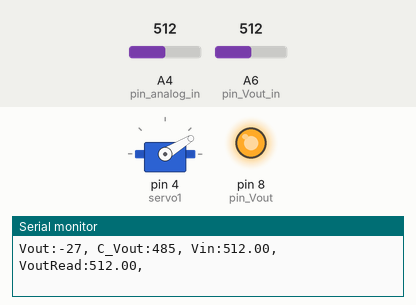
Recording of a sketch running on a simulated Arduino Nano, built with avr-gcc and run on an emulated ATmega328P. Parts: servo, output pins drawn as LEDs (lit = HIGH), the last lines printed to the serial monitor. The test bench sets the inputs (shaded band); at power-on: A4 (pin_analog_in) = 512, A6 (pin_Vout_in) = 512. Random numbers use the default seed unless the sketch sets one.

Above: at 1.3 s.
1.4 s: A4 (pin_analog_in) set to 716
At 2.5 s:
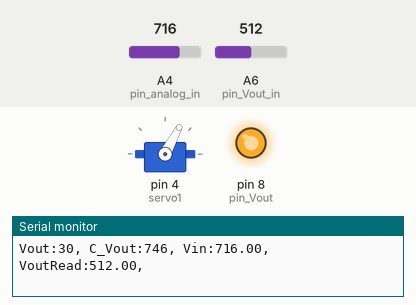
3.0 s: A4 (pin_analog_in) set to 992
At 3.9 s:
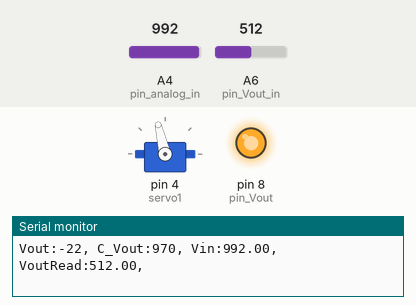
4.5 s: A4 (pin_analog_in) set to 1000
At 5.2 s:
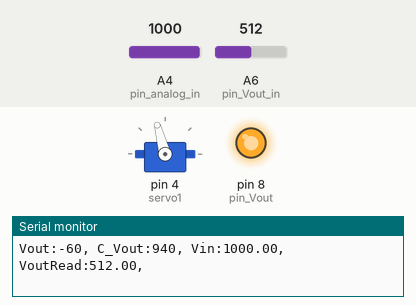
7.5 s: A4 (pin_analog_in) set to 962
At 8.0 s:
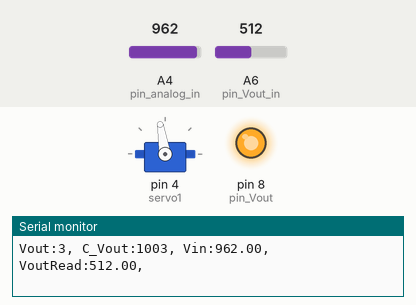
9.0 s: A4 (pin_analog_in) set to 306
At 9.3 s:
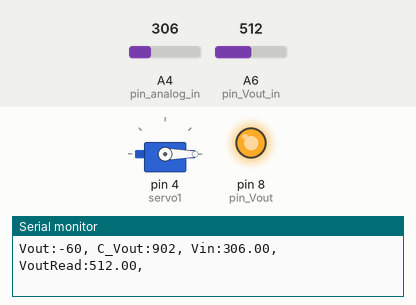
10.5 s: A6 (pin_Vout_in) set to 106
13.5 s: A6 (pin_Vout_in) set to 92
Timing chart, 0 to 16.0 s (numbered marks = the images above; inputs shaded):
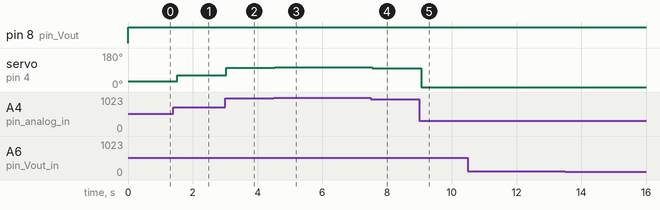

The sketch:

pid.ino
```cpp
#include <math.h>
#include <Servo.h>

const int pin_Vout = 8; // output pin
const int pin_analog_in = A4; // analog input pin
const int sampleRate = 10; // sample rate in Hz
const int pin_Vout_in = A6;
const int frequency = 1; // frequency of sine wave in Hz
Servo servo1;

void setup() {
  // Set pinmode for output on pin8
  pinMode(pin_Vout, OUTPUT);
  Serial.begin(9600); // start serial communication
  Serial.flush();
  Serial.println("#time,corrected,V_in, Vout"); // header line
  servo1.attach(4);

}


double V_in_prior = analogRead(pin_analog_in);
int t= 0;

void loop() {
  //Vin from the PID control
  double V_in = analogRead(pin_analog_in); // read analog input
  //Read V_Out voltages
  double V_out_read = analogRead(pin_Vout_in);
  //Vout from arduino
  int V_out = (random(-100, 100)) ;

  //Corrected Vout
  int V_out_corrected =  V_out + V_in_prior ;


  //Output Vout = sin
  int V_mapped = int(map(V_out, -400,0, 0, 255));
  analogWrite(pin_Vout, V_mapped);

  Serial.print("Vout:"); Serial.print(V_out); Serial.print(", ");
  Serial.print("C_Vout:"); Serial.print(V_out_corrected); Serial.print(", ");
  Serial.print("Vin:"); Serial.print(V_in); Serial.print(", ");
  Serial.print("VoutRead:"); Serial.print(V_out_read); Serial.print(", ");


  Serial.println();
  int theta_map = int(map(V_in, 300, 900, 0, 90 ));

  servo1.write(theta_map);

  delay(500);


  // Vout from arduino

  V_in_prior = V_in;
  t++;


  ;
  }
```

Measured:
- after the input at 1.4 s, servo on pin 4 (servo1): 31° → 62° after 0.12 s
- after the input at 3.0 s, servo on pin 4 (servo1): 62° → 103° at once
- after the input at 4.5 s, servo on pin 4 (servo1): 103° → 105° at once
- after the input at 7.5 s, servo on pin 4 (servo1): 105° → 99° after 0.05 s
- after the input at 9.0 s, servo on pin 4 (servo1): 99° → 0° after 0.05 s
